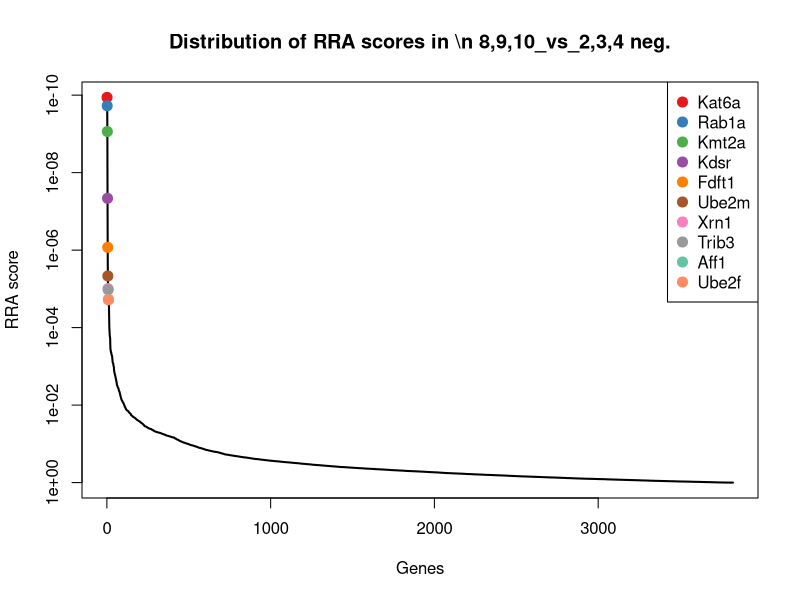
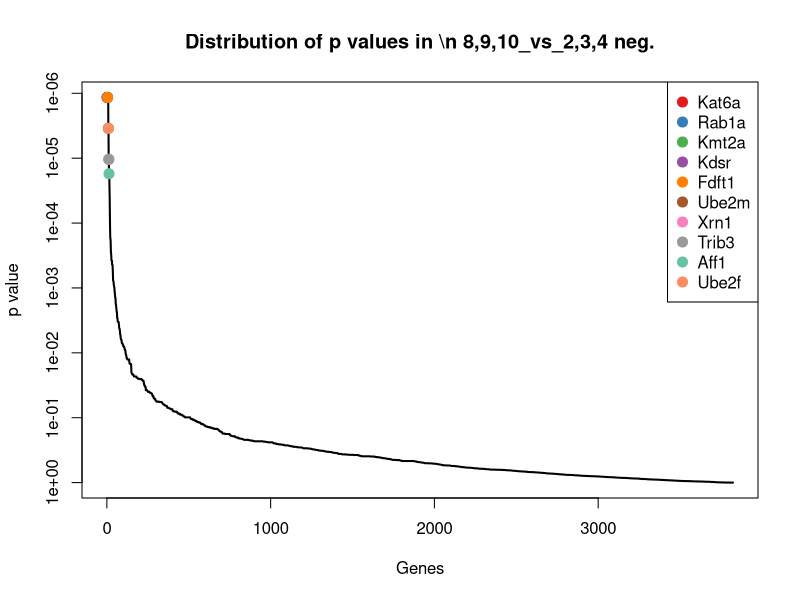
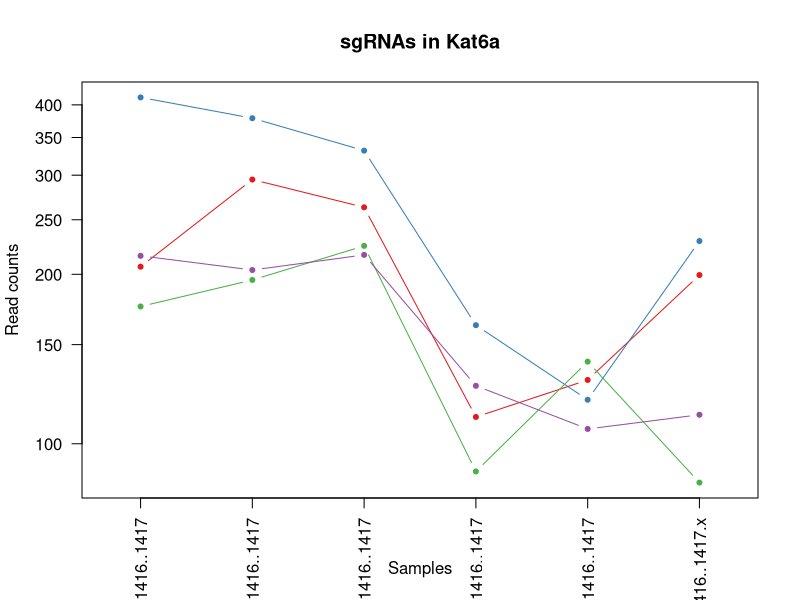
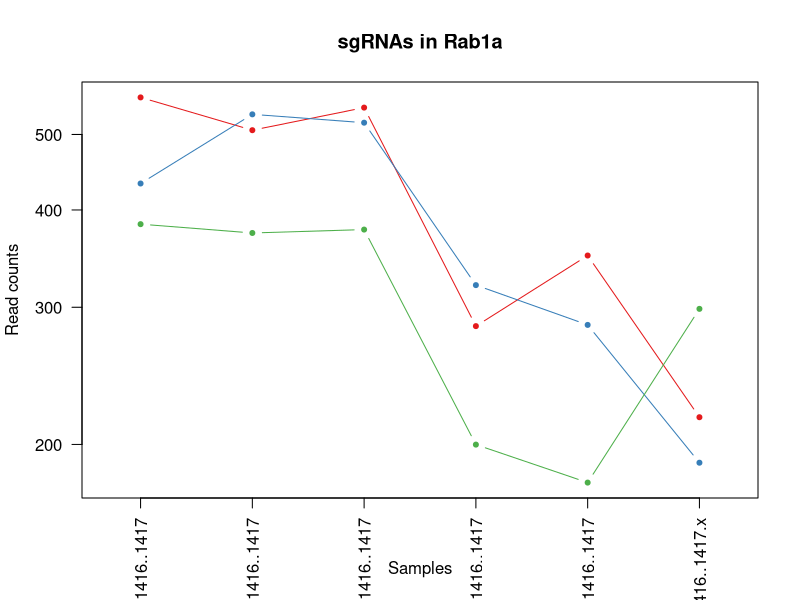
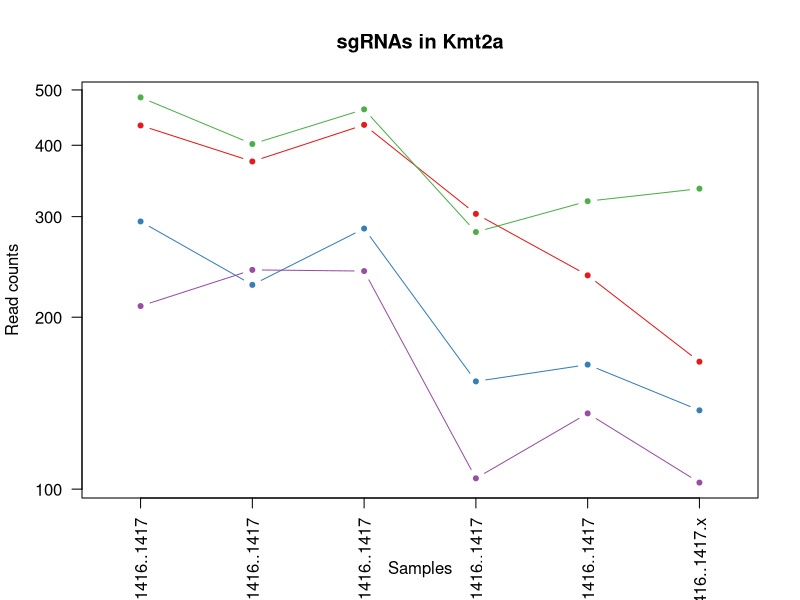
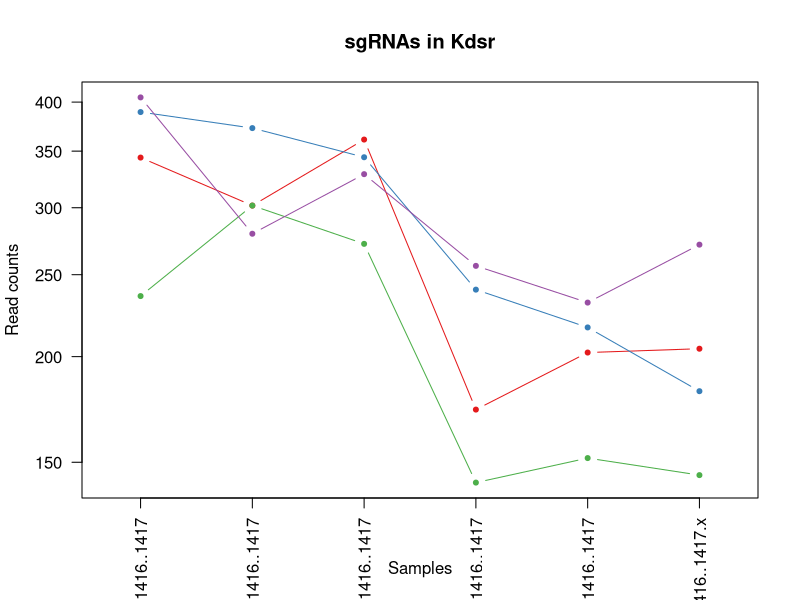
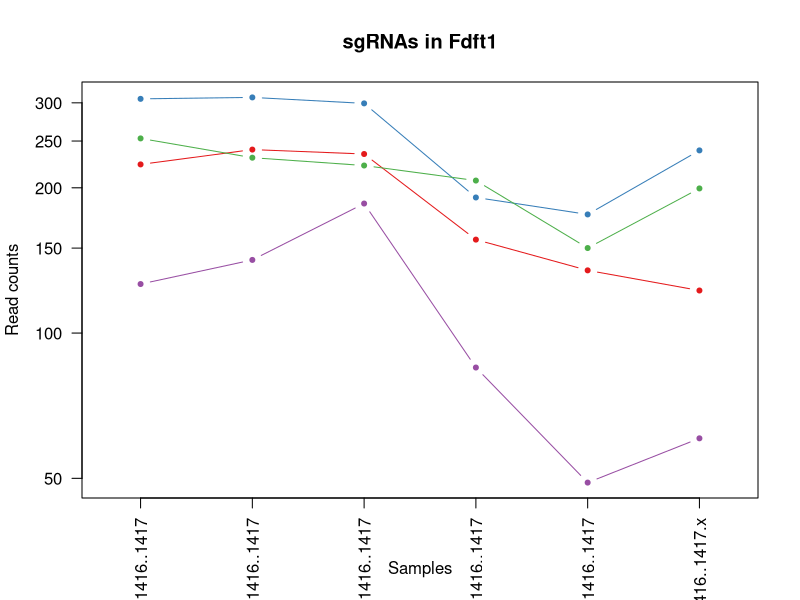
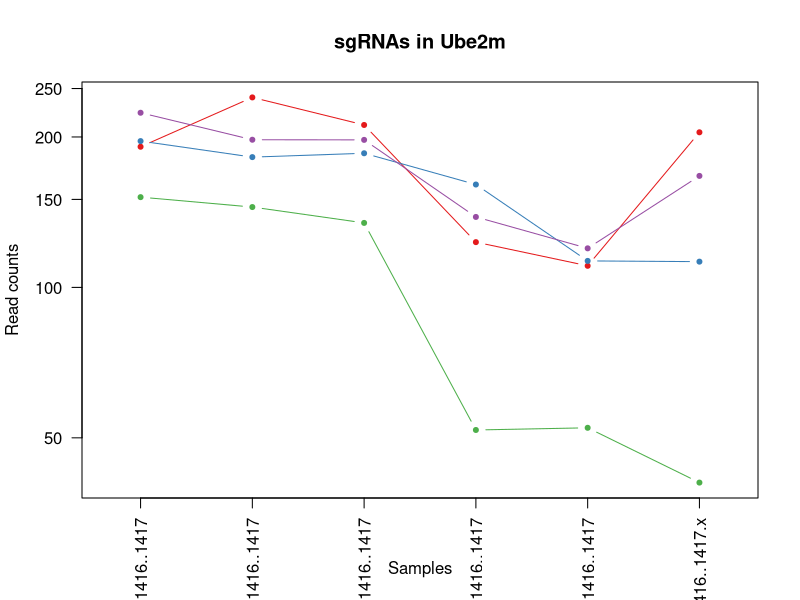

Write R code to recreate these figures, in order. (Note: this script raises an error after producing the figures.)
pdf(file='invitro.poolB_mCD19.CAR_ET.1.10_v_hEGFRv3.CAR_ET.1.10.pdf',width=4.5,height=4.5);
gstable=read.table('invitro.poolB_mCD19.CAR_ET.1.10_v_hEGFRv3.CAR_ET.1.10.gene_summary.txt',header=T)
# 
#
# parameters
# Do not modify the variables beginning with "__"

# gstablename='__GENE_SUMMARY_FILE__'
startindex=3
# outputfile='__OUTPUT_FILE__'
targetgenelist=c("Kat6a","Rab1a","Kmt2a","Kdsr","Fdft1","Ube2m","Xrn1","Trib3","Aff1","Ube2f")
# samplelabel=sub('.\\w+.\\w+$','',colnames(gstable)[startindex]);
samplelabel='8,9,10_vs_2,3,4 neg.'


# You need to write some codes in front of this code:
# gstable=read.table(gstablename,header=T)
# pdf(file=outputfile,width=6,height=6)


# set up color using RColorBrewer
#library(RColorBrewer)
#colors <- brewer.pal(length(targetgenelist), "Set1")

colors=c( "#E41A1C", "#377EB8", "#4DAF4A", "#984EA3", "#FF7F00",  "#A65628", "#F781BF",
          "#999999", "#66C2A5", "#FC8D62", "#8DA0CB", "#E78AC3", "#A6D854", "#FFD92F", "#E5C494", "#B3B3B3", 
          "#8DD3C7", "#FFFFB3", "#BEBADA", "#FB8072", "#80B1D3", "#FDB462", "#B3DE69", "#FCCDE5",
          "#D9D9D9", "#BC80BD", "#CCEBC5", "#FFED6F")

######
# function definition

plotrankedvalues<-function(val, tglist, ...){
  
  plot(val,log='y',ylim=c(max(val),min(val)),type='l',lwd=2, ...)
  if(length(tglist)>0){
    for(i in 1:length(tglist)){
      targetgene=tglist[i];
      tx=which(names(val)==targetgene);ty=val[targetgene];
      points(tx,ty,col=colors[(i %% length(colors)) ],cex=2,pch=20)
      # text(tx+50,ty,targetgene,col=colors[i])
    }
    legend('topright',tglist,pch=20,pt.cex = 2,cex=1,col=colors)
  }
}



plotrandvalues<-function(val,targetgenelist, ...){
  # choose the one with the best distance distribution
  
  mindiffvalue=0;
  randval=val;
  for(i in 1:20){
    randval0=sample(val)
    vindex=sort(which(names(randval0) %in% targetgenelist))
    if(max(vindex)>0.9*length(val)){
      # print('pass...')
      next;
    }
    mindiffind=min(diff(vindex));
    if (mindiffind > mindiffvalue){
      mindiffvalue=mindiffind;
      randval=randval0;
      # print(paste('Diff: ',mindiffvalue))
    }
  }
  plot(randval,log='y',ylim=c(max(randval),min(randval)),pch=20,col='grey', ...)
  
  if(length(targetgenelist)>0){
    for(i in 1:length(targetgenelist)){
      targetgene=targetgenelist[i];
      tx=which(names(randval)==targetgene);ty=randval[targetgene];
      points(tx,ty,col=colors[(i %% length(colors)) ],cex=2,pch=20)
      text(tx+50,ty,targetgene,col=colors[i])
    }
  }
  
}




# set.seed(1235)



pvec=gstable[,startindex]
names(pvec)=gstable[,'id']
pvec=sort(pvec);

plotrankedvalues(pvec,targetgenelist,xlab='Genes',ylab='RRA score',main=paste('Distribution of RRA scores in \\n',samplelabel))

# plotrandvalues(pvec,targetgenelist,xlab='Genes',ylab='RRA score',main=paste('Distribution of RRA scores in \\n',samplelabel))


pvec=gstable[,startindex+1]
names(pvec)=gstable[,'id']
pvec=sort(pvec);

plotrankedvalues(pvec,targetgenelist,xlab='Genes',ylab='p value',main=paste('Distribution of p values in \\n',samplelabel))

# plotrandvalues(pvec,targetgenelist,xlab='Genes',ylab='p value',main=paste('Distribution of p values in \\n',samplelabel))



# you need to write after this code:
# dev.off()






# parameters
# Do not modify the variables beginning with "__"
targetmat=list(c(205.32166330542046,293.68957485130227,262.039875546315,110.59627948167856,128.82736325822617,198.39535386578345),c(411.36375349963185,377.74555661908875,330.68694153450457,161.43489182406307,118.72325633601237,228.15465694565097),c(174.34330708740964,194.4427530050001,223.65656983248857,88.29864248940466,138.93147018044002,84.31802539295796),c(214.68721285970278,202.54453438020846,215.5370243930253,125.75867263642482,105.25111377306061,111.59738654950318))
targetgene="Kat6a"
collabel=c("In.vitro_Pool.B..9.16._hEGFRv3.CAR_ET.1.10_rep1_1410..1411..1412..1413..1414..1415..1416..1417","In.vitro_Pool.B..9.16._hEGFRv3.CAR_ET.1.10_rep2_1410..1411..1412..1413..1414..1415..1416..1417","In.vitro_Pool.B..9.16._hEGFRv3.CAR_ET.1.10_rep3_1410..1411..1412..1413..1414..1415..1416..1417","In.vitro_Pool.B..9.16._mCD19.CAR_ET.1.10_rep1_1410..1411..1412..1413..1414..1415..1416..1417","In.vitro_Pool.B..9.16._mCD19.CAR_ET.1.10_rep2_1410..1411..1412..1413..1414..1415..1416..1417","In.vitro_Pool.B..9.16._mCD19.CAR_ET.1.10_rep3_1410..1411..1412..1413..1414..1415..1416..1417.x")

# set up color using RColorBrewer
#library(RColorBrewer)
#colors <- brewer.pal(length(targetgenelist), "Set1")

colors=c( "#E41A1C", "#377EB8", "#4DAF4A", "#984EA3", "#FF7F00",  "#A65628", "#F781BF",
          "#999999", "#66C2A5", "#FC8D62", "#8DA0CB", "#E78AC3", "#A6D854", "#FFD92F", "#E5C494", "#B3B3B3", 
          "#8DD3C7", "#FFFFB3", "#BEBADA", "#FB8072", "#80B1D3", "#FDB462", "#B3DE69", "#FCCDE5",
          "#D9D9D9", "#BC80BD", "#CCEBC5", "#FFED6F")


## code

targetmatvec=unlist(targetmat)+1
yrange=range(targetmatvec[targetmatvec>0]);
# yrange[1]=1; # set the minimum value to 1
for(i in 1:length(targetmat)){
  vali=targetmat[[i]]+1;
  if(i==1){
    plot(1:length(vali),vali,type='b',las=1,pch=20,main=paste('sgRNAs in',targetgene),ylab='Read counts',xlab='Samples',xlim=c(0.7,length(vali)+0.3),ylim = yrange,col=colors[(i %% length(colors))],xaxt='n',log='y')
    axis(1,at=1:length(vali),labels=(collabel),las=2)
    # lines(0:100,rep(1,101),col='black');
  }else{
    lines(1:length(vali),vali,type='b',pch=20,col=colors[(i %% length(colors))])
  }
}




# parameters
# Do not modify the variables beginning with "__"
targetmat=list(c(556.8899850354036,505.34861327862006,540.3188419715566,282.7340370620331,348.59168881637675,215.75494732903948),c(431.53570638577844,529.6539574042451,516.6983461476634,319.3021617293623,283.75700273217143,188.47558617249427),c(382.5466779479939,372.68194325958353,376.4516521932976,198.89492197108322,177.6638800489263,297.59303079867516))
targetgene="Rab1a"
collabel=c("In.vitro_Pool.B..9.16._hEGFRv3.CAR_ET.1.10_rep1_1410..1411..1412..1413..1414..1415..1416..1417","In.vitro_Pool.B..9.16._hEGFRv3.CAR_ET.1.10_rep2_1410..1411..1412..1413..1414..1415..1416..1417","In.vitro_Pool.B..9.16._hEGFRv3.CAR_ET.1.10_rep3_1410..1411..1412..1413..1414..1415..1416..1417","In.vitro_Pool.B..9.16._mCD19.CAR_ET.1.10_rep1_1410..1411..1412..1413..1414..1415..1416..1417","In.vitro_Pool.B..9.16._mCD19.CAR_ET.1.10_rep2_1410..1411..1412..1413..1414..1415..1416..1417","In.vitro_Pool.B..9.16._mCD19.CAR_ET.1.10_rep3_1410..1411..1412..1413..1414..1415..1416..1417.x")

# set up color using RColorBrewer
#library(RColorBrewer)
#colors <- brewer.pal(length(targetgenelist), "Set1")

colors=c( "#E41A1C", "#377EB8", "#4DAF4A", "#984EA3", "#FF7F00",  "#A65628", "#F781BF",
          "#999999", "#66C2A5", "#FC8D62", "#8DA0CB", "#E78AC3", "#A6D854", "#FFD92F", "#E5C494", "#B3B3B3", 
          "#8DD3C7", "#FFFFB3", "#BEBADA", "#FB8072", "#80B1D3", "#FDB462", "#B3DE69", "#FCCDE5",
          "#D9D9D9", "#BC80BD", "#CCEBC5", "#FFED6F")


## code

targetmatvec=unlist(targetmat)+1
yrange=range(targetmatvec[targetmatvec>0]);
# yrange[1]=1; # set the minimum value to 1
for(i in 1:length(targetmat)){
  vali=targetmat[[i]]+1;
  if(i==1){
    plot(1:length(vali),vali,type='b',las=1,pch=20,main=paste('sgRNAs in',targetgene),ylab='Read counts',xlab='Samples',xlim=c(0.7,length(vali)+0.3),ylim = yrange,col=colors[(i %% length(colors))],xaxt='n',log='y')
    axis(1,at=1:length(vali),labels=(collabel),las=2)
    # lines(0:100,rep(1,101),col='black');
  }else{
    lines(1:length(vali),vali,type='b',pch=20,col=colors[(i %% length(colors))])
  }
}




# parameters
# Do not modify the variables beginning with "__"
targetmat=list(c(432.2561332745694,373.6946659314846,433.2884702695406,302.3559576152341,235.76249485165576,166.15610886259364),c(293.2137437379162,226.84987850583346,284.92223087571153,153.40774250684444,164.19173748597456,136.39680578272612),c(484.1268692675177,401.03817807281274,461.33780906041375,280.9502261026512,318.2793680497353,334.79215964850954),c(208.20337086058424,241.02799591244806,239.89566071141513,103.46103564415091,134.72142562951757,101.67761885621401))
targetgene="Kmt2a"
collabel=c("In.vitro_Pool.B..9.16._hEGFRv3.CAR_ET.1.10_rep1_1410..1411..1412..1413..1414..1415..1416..1417","In.vitro_Pool.B..9.16._hEGFRv3.CAR_ET.1.10_rep2_1410..1411..1412..1413..1414..1415..1416..1417","In.vitro_Pool.B..9.16._hEGFRv3.CAR_ET.1.10_rep3_1410..1411..1412..1413..1414..1415..1416..1417","In.vitro_Pool.B..9.16._mCD19.CAR_ET.1.10_rep1_1410..1411..1412..1413..1414..1415..1416..1417","In.vitro_Pool.B..9.16._mCD19.CAR_ET.1.10_rep2_1410..1411..1412..1413..1414..1415..1416..1417","In.vitro_Pool.B..9.16._mCD19.CAR_ET.1.10_rep3_1410..1411..1412..1413..1414..1415..1416..1417.x")

# set up color using RColorBrewer
#library(RColorBrewer)
#colors <- brewer.pal(length(targetgenelist), "Set1")

colors=c( "#E41A1C", "#377EB8", "#4DAF4A", "#984EA3", "#FF7F00",  "#A65628", "#F781BF",
          "#999999", "#66C2A5", "#FC8D62", "#8DA0CB", "#E78AC3", "#A6D854", "#FFD92F", "#E5C494", "#B3B3B3", 
          "#8DD3C7", "#FFFFB3", "#BEBADA", "#FB8072", "#80B1D3", "#FDB462", "#B3DE69", "#FCCDE5",
          "#D9D9D9", "#BC80BD", "#CCEBC5", "#FFED6F")


## code

targetmatvec=unlist(targetmat)+1
yrange=range(targetmatvec[targetmatvec>0]);
# yrange[1]=1; # set the minimum value to 1
for(i in 1:length(targetmat)){
  vali=targetmat[[i]]+1;
  if(i==1){
    plot(1:length(vali),vali,type='b',las=1,pch=20,main=paste('sgRNAs in',targetgene),ylab='Read counts',xlab='Samples',xlim=c(0.7,length(vali)+0.3),ylim = yrange,col=colors[(i %% length(colors))],xaxt='n',log='y')
    axis(1,at=1:length(vali),labels=(collabel),las=2)
    # lines(0:100,rep(1,101),col='black');
  }else{
    lines(1:length(vali),vali,type='b',pch=20,col=colors[(i %% length(colors))])
  }
}




# parameters
# Do not modify the variables beginning with "__"
targetmat=list(c(342.9231990644917,300.77863355460954,360.21256131437104,172.13775758035453,201.2401295340919,203.35523771242802),c(388.3100930583215,371.6692205876825,343.2353299409478,239.03066855717626,215.55428100722813,181.0357604025274),c(234.85916574584937,300.77863355460954,270.89756148027493,140.92106579117106,150.71959492302278,143.836631552693),c(404.15948461172235,278.49873477278663,327.7343795565179,255.08496719161346,230.71044139054885,270.3136696421299))
targetgene="Kdsr"
collabel=c("In.vitro_Pool.B..9.16._hEGFRv3.CAR_ET.1.10_rep1_1410..1411..1412..1413..1414..1415..1416..1417","In.vitro_Pool.B..9.16._hEGFRv3.CAR_ET.1.10_rep2_1410..1411..1412..1413..1414..1415..1416..1417","In.vitro_Pool.B..9.16._hEGFRv3.CAR_ET.1.10_rep3_1410..1411..1412..1413..1414..1415..1416..1417","In.vitro_Pool.B..9.16._mCD19.CAR_ET.1.10_rep1_1410..1411..1412..1413..1414..1415..1416..1417","In.vitro_Pool.B..9.16._mCD19.CAR_ET.1.10_rep2_1410..1411..1412..1413..1414..1415..1416..1417","In.vitro_Pool.B..9.16._mCD19.CAR_ET.1.10_rep3_1410..1411..1412..1413..1414..1415..1416..1417.x")

# set up color using RColorBrewer
#library(RColorBrewer)
#colors <- brewer.pal(length(targetgenelist), "Set1")

colors=c( "#E41A1C", "#377EB8", "#4DAF4A", "#984EA3", "#FF7F00",  "#A65628", "#F781BF",
          "#999999", "#66C2A5", "#FC8D62", "#8DA0CB", "#E78AC3", "#A6D854", "#FFD92F", "#E5C494", "#B3B3B3", 
          "#8DD3C7", "#FFFFB3", "#BEBADA", "#FB8072", "#80B1D3", "#FDB462", "#B3DE69", "#FCCDE5",
          "#D9D9D9", "#BC80BD", "#CCEBC5", "#FFED6F")


## code

targetmatvec=unlist(targetmat)+1
yrange=range(targetmatvec[targetmatvec>0]);
# yrange[1]=1; # set the minimum value to 1
for(i in 1:length(targetmat)){
  vali=targetmat[[i]]+1;
  if(i==1){
    plot(1:length(vali),vali,type='b',las=1,pch=20,main=paste('sgRNAs in',targetgene),ylab='Read counts',xlab='Samples',xlim=c(0.7,length(vali)+0.3),ylim = yrange,col=colors[(i %% length(colors))],xaxt='n',log='y')
    axis(1,at=1:length(vali),labels=(collabel),las=2)
    # lines(0:100,rep(1,101),col='black');
  }else{
    lines(1:length(vali),vali,type='b',pch=20,col=colors[(i %% length(colors))])
  }
}




# parameters
# Do not modify the variables beginning with "__"
targetmat=list(c(222.61190863640323,239.00255056864597,233.99053675544184,155.19155346622637,133.8794167193331,121.51715424279236),c(304.7405739585714,306.8549695860158,298.20875977665145,189.97586717417366,175.13785331837286,238.07442463894012),c(252.14941107683214,229.88804652153658,221.4421483489986,206.03016580861086,149.03557710265383,198.39535386578345),c(125.35427864962512,140.76845139424486,184.5351236241655,83.83911509094987,47.994507880515634,59.51860615973503))
targetgene="Fdft1"
collabel=c("In.vitro_Pool.B..9.16._hEGFRv3.CAR_ET.1.10_rep1_1410..1411..1412..1413..1414..1415..1416..1417","In.vitro_Pool.B..9.16._hEGFRv3.CAR_ET.1.10_rep2_1410..1411..1412..1413..1414..1415..1416..1417","In.vitro_Pool.B..9.16._hEGFRv3.CAR_ET.1.10_rep3_1410..1411..1412..1413..1414..1415..1416..1417","In.vitro_Pool.B..9.16._mCD19.CAR_ET.1.10_rep1_1410..1411..1412..1413..1414..1415..1416..1417","In.vitro_Pool.B..9.16._mCD19.CAR_ET.1.10_rep2_1410..1411..1412..1413..1414..1415..1416..1417","In.vitro_Pool.B..9.16._mCD19.CAR_ET.1.10_rep3_1410..1411..1412..1413..1414..1415..1416..1417.x")

# set up color using RColorBrewer
#library(RColorBrewer)
#colors <- brewer.pal(length(targetgenelist), "Set1")

colors=c( "#E41A1C", "#377EB8", "#4DAF4A", "#984EA3", "#FF7F00",  "#A65628", "#F781BF",
          "#999999", "#66C2A5", "#FC8D62", "#8DA0CB", "#E78AC3", "#A6D854", "#FFD92F", "#E5C494", "#B3B3B3", 
          "#8DD3C7", "#FFFFB3", "#BEBADA", "#FB8072", "#80B1D3", "#FDB462", "#B3DE69", "#FCCDE5",
          "#D9D9D9", "#BC80BD", "#CCEBC5", "#FFED6F")


## code

targetmatvec=unlist(targetmat)+1
yrange=range(targetmatvec[targetmatvec>0]);
# yrange[1]=1; # set the minimum value to 1
for(i in 1:length(targetmat)){
  vali=targetmat[[i]]+1;
  if(i==1){
    plot(1:length(vali),vali,type='b',las=1,pch=20,main=paste('sgRNAs in',targetgene),ylab='Read counts',xlab='Samples',xlim=c(0.7,length(vali)+0.3),ylim = yrange,col=colors[(i %% length(colors))],xaxt='n',log='y')
    axis(1,at=1:length(vali),labels=(collabel),las=2)
    # lines(0:100,rep(1,101),col='black');
  }else{
    lines(1:length(vali),vali,type='b',pch=20,col=colors[(i %% length(colors))])
  }
}




# parameters
# Do not modify the variables beginning with "__"
targetmat=list(c(190.19269864081053,239.00255056864597,210.37004093154866,122.19105071766099,109.46115832398303,203.35523771242802),c(195.23568686234717,181.27735827028656,184.5351236241655,159.65108086468115,111.98718505453648,111.59738654950318),c(150.56921975730833,143.806619409948,133.60342950389582,50.8386123423845,51.36254352125358,39.67907077315669),c(222.61190863640323,196.4681983488022,196.34537153611208,137.35344387240724,118.72325633601237,166.15610886259364))
targetgene="Ube2m"
collabel=c("In.vitro_Pool.B..9.16._hEGFRv3.CAR_ET.1.10_rep1_1410..1411..1412..1413..1414..1415..1416..1417","In.vitro_Pool.B..9.16._hEGFRv3.CAR_ET.1.10_rep2_1410..1411..1412..1413..1414..1415..1416..1417","In.vitro_Pool.B..9.16._hEGFRv3.CAR_ET.1.10_rep3_1410..1411..1412..1413..1414..1415..1416..1417","In.vitro_Pool.B..9.16._mCD19.CAR_ET.1.10_rep1_1410..1411..1412..1413..1414..1415..1416..1417","In.vitro_Pool.B..9.16._mCD19.CAR_ET.1.10_rep2_1410..1411..1412..1413..1414..1415..1416..1417","In.vitro_Pool.B..9.16._mCD19.CAR_ET.1.10_rep3_1410..1411..1412..1413..1414..1415..1416..1417.x")

# set up color using RColorBrewer
#library(RColorBrewer)
#colors <- brewer.pal(length(targetgenelist), "Set1")

colors=c( "#E41A1C", "#377EB8", "#4DAF4A", "#984EA3", "#FF7F00",  "#A65628", "#F781BF",
          "#999999", "#66C2A5", "#FC8D62", "#8DA0CB", "#E78AC3", "#A6D854", "#FFD92F", "#E5C494", "#B3B3B3", 
          "#8DD3C7", "#FFFFB3", "#BEBADA", "#FB8072", "#80B1D3", "#FDB462", "#B3DE69", "#FCCDE5",
          "#D9D9D9", "#BC80BD", "#CCEBC5", "#FFED6F")


## code

targetmatvec=unlist(targetmat)+1
yrange=range(targetmatvec[targetmatvec>0]);
# yrange[1]=1; # set the minimum value to 1
for(i in 1:length(targetmat)){
  vali=targetmat[[i]]+1;
  if(i==1){
    plot(1:length(vali),vali,type='b',las=1,pch=20,main=paste('sgRNAs in',targetgene),ylab='Read counts',xlab='Samples',xlim=c(0.7,length(vali)+0.3),ylim = yrange,col=colors[(i %% length(colors))],xaxt='n',log='y')
    axis(1,at=1:length(vali),labels=(collabel),las=2)
    # lines(0:100,rep(1,101),col='black');
  }else{
    lines(1:length(vali),vali,type='b',pch=20,col=colors[(i %% length(colors))])
  }
}




# parameters
# Do not modify the variables beginning with "__"
targetmat=list(c(447.38509793917933,406.10179143231795,434.02661076403723,346.059326120091,323.3314215108422,250.4741342555516),c(625.3305394705437,582.3155363430993,640.7059492231026,463.7908494392972,459.7368649607287,411.6703592715006),c(246.38599596650454,279.51145744468766,333.6395035124912,258.6525891103773,187.76798697114012,208.31512155907262),c(263.6762412974873,261.2824493504689,295.2561977986648,198.89492197108322,241.65655722294716,151.27645732265987))
targetgene="Xrn1"
collabel=c("In.vitro_Pool.B..9.16._hEGFRv3.CAR_ET.1.10_rep1_1410..1411..1412..1413..1414..1415..1416..1417","In.vitro_Pool.B..9.16._hEGFRv3.CAR_ET.1.10_rep2_1410..1411..1412..1413..1414..1415..1416..1417","In.vitro_Pool.B..9.16._hEGFRv3.CAR_ET.1.10_rep3_1410..1411..1412..1413..1414..1415..1416..1417","In.vitro_Pool.B..9.16._mCD19.CAR_ET.1.10_rep1_1410..1411..1412..1413..1414..1415..1416..1417","In.vitro_Pool.B..9.16._mCD19.CAR_ET.1.10_rep2_1410..1411..1412..1413..1414..1415..1416..1417","In.vitro_Pool.B..9.16._mCD19.CAR_ET.1.10_rep3_1410..1411..1412..1413..1414..1415..1416..1417.x")

# set up color using RColorBrewer
#library(RColorBrewer)
#colors <- brewer.pal(length(targetgenelist), "Set1")

colors=c( "#E41A1C", "#377EB8", "#4DAF4A", "#984EA3", "#FF7F00",  "#A65628", "#F781BF",
          "#999999", "#66C2A5", "#FC8D62", "#8DA0CB", "#E78AC3", "#A6D854", "#FFD92F", "#E5C494", "#B3B3B3", 
          "#8DD3C7", "#FFFFB3", "#BEBADA", "#FB8072", "#80B1D3", "#FDB462", "#B3DE69", "#FCCDE5",
          "#D9D9D9", "#BC80BD", "#CCEBC5", "#FFED6F")


## code

targetmatvec=unlist(targetmat)+1
yrange=range(targetmatvec[targetmatvec>0]);
# yrange[1]=1; # set the minimum value to 1
for(i in 1:length(targetmat)){
  vali=targetmat[[i]]+1;
  if(i==1){
    plot(1:length(vali),vali,type='b',las=1,pch=20,main=paste('sgRNAs in',targetgene),ylab='Read counts',xlab='Samples',xlim=c(0.7,length(vali)+0.3),ylim = yrange,col=colors[(i %% length(colors))],xaxt='n',log='y')
    axis(1,at=1:length(vali),labels=(collabel),las=2)
    # lines(0:100,rep(1,101),col='black');
  }else{
    lines(1:length(vali),vali,type='b',pch=20,col=colors[(i %% length(colors))])
  }
}




# parameters
# Do not modify the variables beginning with "__"
targetmat=list(c(497.8149801545457,390.9109513538023,479.79132142283026,361.22171927483726,424.3724907329804,597.6660035206726),c(349.4070410636102,341.28754043065123,413.3586769181307,208.70588224768375,244.18258395350063,342.2319854184764),c(408.48204594446804,381.7964473066929,426.6452058190706,253.30115623223153,274.4949047201421,324.8723919552204),c(335.7189301765822,347.3638764620575,259.82545406282503,211.3815986867566,292.17709183401627,166.15610886259364))
targetgene="Trib3"
collabel=c("In.vitro_Pool.B..9.16._hEGFRv3.CAR_ET.1.10_rep1_1410..1411..1412..1413..1414..1415..1416..1417","In.vitro_Pool.B..9.16._hEGFRv3.CAR_ET.1.10_rep2_1410..1411..1412..1413..1414..1415..1416..1417","In.vitro_Pool.B..9.16._hEGFRv3.CAR_ET.1.10_rep3_1410..1411..1412..1413..1414..1415..1416..1417","In.vitro_Pool.B..9.16._mCD19.CAR_ET.1.10_rep1_1410..1411..1412..1413..1414..1415..1416..1417","In.vitro_Pool.B..9.16._mCD19.CAR_ET.1.10_rep2_1410..1411..1412..1413..1414..1415..1416..1417","In.vitro_Pool.B..9.16._mCD19.CAR_ET.1.10_rep3_1410..1411..1412..1413..1414..1415..1416..1417.x")

# set up color using RColorBrewer
#library(RColorBrewer)
#colors <- brewer.pal(length(targetgenelist), "Set1")

colors=c( "#E41A1C", "#377EB8", "#4DAF4A", "#984EA3", "#FF7F00",  "#A65628", "#F781BF",
          "#999999", "#66C2A5", "#FC8D62", "#8DA0CB", "#E78AC3", "#A6D854", "#FFD92F", "#E5C494", "#B3B3B3", 
          "#8DD3C7", "#FFFFB3", "#BEBADA", "#FB8072", "#80B1D3", "#FDB462", "#B3DE69", "#FCCDE5",
          "#D9D9D9", "#BC80BD", "#CCEBC5", "#FFED6F")


## code

targetmatvec=unlist(targetmat)+1
yrange=range(targetmatvec[targetmatvec>0]);
# yrange[1]=1; # set the minimum value to 1
for(i in 1:length(targetmat)){
  vali=targetmat[[i]]+1;
  if(i==1){
    plot(1:length(vali),vali,type='b',las=1,pch=20,main=paste('sgRNAs in',targetgene),ylab='Read counts',xlab='Samples',xlim=c(0.7,length(vali)+0.3),ylim = yrange,col=colors[(i %% length(colors))],xaxt='n',log='y')
    axis(1,at=1:length(vali),labels=(collabel),las=2)
    # lines(0:100,rep(1,101),col='black');
  }else{
    lines(1:length(vali),vali,type='b',pch=20,col=colors[(i %% length(colors))])
  }
}




# parameters
# Do not modify the variables beginning with "__"
targetmat=list(c(825.6092145544275,713.9694836902348,724.1158251012254,620.7662138649055,566.6719965541583,818.3808346963567),c(319.1491117343904,393.9491193695054,397.11958603920414,268.4635493869778,261.8647710673748,334.79215964850954),c(218.28934730365754,227.86260117773452,219.96586736000526,119.51533427858813,125.45932761748824,148.79651539933758),c(198.83782130630192,176.21374491078134,209.631900437052,105.24484660353282,126.30133652767273,138.8767477060484))
targetgene="Aff1"
collabel=c("In.vitro_Pool.B..9.16._hEGFRv3.CAR_ET.1.10_rep1_1410..1411..1412..1413..1414..1415..1416..1417","In.vitro_Pool.B..9.16._hEGFRv3.CAR_ET.1.10_rep2_1410..1411..1412..1413..1414..1415..1416..1417","In.vitro_Pool.B..9.16._hEGFRv3.CAR_ET.1.10_rep3_1410..1411..1412..1413..1414..1415..1416..1417","In.vitro_Pool.B..9.16._mCD19.CAR_ET.1.10_rep1_1410..1411..1412..1413..1414..1415..1416..1417","In.vitro_Pool.B..9.16._mCD19.CAR_ET.1.10_rep2_1410..1411..1412..1413..1414..1415..1416..1417","In.vitro_Pool.B..9.16._mCD19.CAR_ET.1.10_rep3_1410..1411..1412..1413..1414..1415..1416..1417.x")

# set up color using RColorBrewer
#library(RColorBrewer)
#colors <- brewer.pal(length(targetgenelist), "Set1")

colors=c( "#E41A1C", "#377EB8", "#4DAF4A", "#984EA3", "#FF7F00",  "#A65628", "#F781BF",
          "#999999", "#66C2A5", "#FC8D62", "#8DA0CB", "#E78AC3", "#A6D854", "#FFD92F", "#E5C494", "#B3B3B3", 
          "#8DD3C7", "#FFFFB3", "#BEBADA", "#FB8072", "#80B1D3", "#FDB462", "#B3DE69", "#FCCDE5",
          "#D9D9D9", "#BC80BD", "#CCEBC5", "#FFED6F")


## code

targetmatvec=unlist(targetmat)+1
yrange=range(targetmatvec[targetmatvec>0]);
# yrange[1]=1; # set the minimum value to 1
for(i in 1:length(targetmat)){
  vali=targetmat[[i]]+1;
  if(i==1){
    plot(1:length(vali),vali,type='b',las=1,pch=20,main=paste('sgRNAs in',targetgene),ylab='Read counts',xlab='Samples',xlim=c(0.7,length(vali)+0.3),ylim = yrange,col=colors[(i %% length(colors))],xaxt='n',log='y')
    axis(1,at=1:length(vali),labels=(collabel),las=2)
    # lines(0:100,rep(1,101),col='black');
  }else{
    lines(1:length(vali),vali,type='b',pch=20,col=colors[(i %% length(colors))])
  }
}




# parameters
# Do not modify the variables beginning with "__"
targetmat=list(c(348.6866141748193,326.0967003521356,438.4554537310172,194.43539457262844,302.2811987562301,255.43401810219618),c(120.31129042808848,204.56997972401052,190.4402475801388,110.59627948167856,122.93330088693479,173.5959346325605),c(252.14941107683214,282.5496254603908,305.59016472161807,182.84062333664602,149.8775860128383,163.67616693927133))
targetgene="Ube2f"
collabel=c("In.vitro_Pool.B..9.16._hEGFRv3.CAR_ET.1.10_rep1_1410..1411..1412..1413..1414..1415..1416..1417","In.vitro_Pool.B..9.16._hEGFRv3.CAR_ET.1.10_rep2_1410..1411..1412..1413..1414..1415..1416..1417","In.vitro_Pool.B..9.16._hEGFRv3.CAR_ET.1.10_rep3_1410..1411..1412..1413..1414..1415..1416..1417","In.vitro_Pool.B..9.16._mCD19.CAR_ET.1.10_rep1_1410..1411..1412..1413..1414..1415..1416..1417","In.vitro_Pool.B..9.16._mCD19.CAR_ET.1.10_rep2_1410..1411..1412..1413..1414..1415..1416..1417","In.vitro_Pool.B..9.16._mCD19.CAR_ET.1.10_rep3_1410..1411..1412..1413..1414..1415..1416..1417.x")

# set up color using RColorBrewer
#library(RColorBrewer)
#colors <- brewer.pal(length(targetgenelist), "Set1")

colors=c( "#E41A1C", "#377EB8", "#4DAF4A", "#984EA3", "#FF7F00",  "#A65628", "#F781BF",
          "#999999", "#66C2A5", "#FC8D62", "#8DA0CB", "#E78AC3", "#A6D854", "#FFD92F", "#E5C494", "#B3B3B3", 
          "#8DD3C7", "#FFFFB3", "#BEBADA", "#FB8072", "#80B1D3", "#FDB462", "#B3DE69", "#FCCDE5",
          "#D9D9D9", "#BC80BD", "#CCEBC5", "#FFED6F")


## code

targetmatvec=unlist(targetmat)+1
yrange=range(targetmatvec[targetmatvec>0]);
# yrange[1]=1; # set the minimum value to 1
for(i in 1:length(targetmat)){
  vali=targetmat[[i]]+1;
  if(i==1){
    plot(1:length(vali),vali,type='b',las=1,pch=20,main=paste('sgRNAs in',targetgene),ylab='Read counts',xlab='Samples',xlim=c(0.7,length(vali)+0.3),ylim = yrange,col=colors[(i %% length(colors))],xaxt='n',log='y')
    axis(1,at=1:length(vali),labels=(collabel),las=2)
    # lines(0:100,rep(1,101),col='black');
  }else{
    lines(1:length(vali),vali,type='b',pch=20,col=colors[(i %% length(colors))])
  }
}



# 
#
# parameters
# Do not modify the variables beginning with "__"

# gstablename='__GENE_SUMMARY_FILE__'
startindex=9
# outputfile='__OUTPUT_FILE__'
targetgenelist=c("Irf8","Cnot8","Ints10","E130309D02Rik","Edc4","Hcfc2","Dgkd","Cnot9","Zfp36l2","Dcp1a")
# samplelabel=sub('.\\w+.\\w+$','',colnames(gstable)[startindex]);
samplelabel='8,9,10_vs_2,3,4 pos.'


# You need to write some codes in front of this code:
# gstable=read.table(gstablename,header=T)
# pdf(file=outputfile,width=6,height=6)


# set up color using RColorBrewer
#library(RColorBrewer)
#colors <- brewer.pal(length(targetgenelist), "Set1")

colors=c( "#E41A1C", "#377EB8", "#4DAF4A", "#984EA3", "#FF7F00",  "#A65628", "#F781BF",
          "#999999", "#66C2A5", "#FC8D62", "#8DA0CB", "#E78AC3", "#A6D854", "#FFD92F", "#E5C494", "#B3B3B3", 
          "#8DD3C7", "#FFFFB3", "#BEBADA", "#FB8072", "#80B1D3", "#FDB462", "#B3DE69", "#FCCDE5",
          "#D9D9D9", "#BC80BD", "#CCEBC5", "#FFED6F")

######
# function definition

plotrankedvalues<-function(val, tglist, ...){
  
  plot(val,log='y',ylim=c(max(val),min(val)),type='l',lwd=2, ...)
  if(length(tglist)>0){
    for(i in 1:length(tglist)){
      targetgene=tglist[i];
      tx=which(names(val)==targetgene);ty=val[targetgene];
      points(tx,ty,col=colors[(i %% length(colors)) ],cex=2,pch=20)
      # text(tx+50,ty,targetgene,col=colors[i])
    }
    legend('topright',tglist,pch=20,pt.cex = 2,cex=1,col=colors)
  }
}



plotrandvalues<-function(val,targetgenelist, ...){
  # choose the one with the best distance distribution
  
  mindiffvalue=0;
  randval=val;
  for(i in 1:20){
    randval0=sample(val)
    vindex=sort(which(names(randval0) %in% targetgenelist))
    if(max(vindex)>0.9*length(val)){
      # print('pass...')
      next;
    }
    mindiffind=min(diff(vindex));
    if (mindiffind > mindiffvalue){
      mindiffvalue=mindiffind;
      randval=randval0;
      # print(paste('Diff: ',mindiffvalue))
    }
  }
  plot(randval,log='y',ylim=c(max(randval),min(randval)),pch=20,col='grey', ...)
  
  if(length(targetgenelist)>0){
    for(i in 1:length(targetgenelist)){
      targetgene=targetgenelist[i];
      tx=which(names(randval)==targetgene);ty=randval[targetgene];
      points(tx,ty,col=colors[(i %% length(colors)) ],cex=2,pch=20)
      text(tx+50,ty,targetgene,col=colors[i])
    }
  }
  
}




# set.seed(1235)



pvec=gstable[,startindex]
names(pvec)=gstable[,'id']
pvec=sort(pvec);

plotrankedvalues(pvec,targetgenelist,xlab='Genes',ylab='RRA score',main=paste('Distribution of RRA scores in \\n',samplelabel))

# plotrandvalues(pvec,targetgenelist,xlab='Genes',ylab='RRA score',main=paste('Distribution of RRA scores in \\n',samplelabel))


pvec=gstable[,startindex+1]
names(pvec)=gstable[,'id']
pvec=sort(pvec);

plotrankedvalues(pvec,targetgenelist,xlab='Genes',ylab='p value',main=paste('Distribution of p values in \\n',samplelabel))

# plotrandvalues(pvec,targetgenelist,xlab='Genes',ylab='p value',main=paste('Distribution of p values in \\n',samplelabel))



# you need to write after this code:
# dev.off()






# parameters
# Do not modify the variables beginning with "__"
targetmat=list(c(201.7195288614657,157.9847368165626,169.0341732397356,1165.7204619560796,1241.9631425221153,1192.852065118023),c(330.6759419550456,291.66412950750015,338.0683464794712,1555.4831565810275,1519.8260828829953,1822.7573136418853),c(197.39696752872,200.51908903640637,191.17838807463545,613.6309700273778,660.1349855846362,528.2276296676484),c(376.0628359488754,382.80916997859396,253.18218961235505,2263.6561074556466,1943.356564705791,2447.702678319103))
targetgene="Irf8"
collabel=c("In.vitro_Pool.B..9.16._hEGFRv3.CAR_ET.1.10_rep1_1410..1411..1412..1413..1414..1415..1416..1417","In.vitro_Pool.B..9.16._hEGFRv3.CAR_ET.1.10_rep2_1410..1411..1412..1413..1414..1415..1416..1417","In.vitro_Pool.B..9.16._hEGFRv3.CAR_ET.1.10_rep3_1410..1411..1412..1413..1414..1415..1416..1417","In.vitro_Pool.B..9.16._mCD19.CAR_ET.1.10_rep1_1410..1411..1412..1413..1414..1415..1416..1417","In.vitro_Pool.B..9.16._mCD19.CAR_ET.1.10_rep2_1410..1411..1412..1413..1414..1415..1416..1417","In.vitro_Pool.B..9.16._mCD19.CAR_ET.1.10_rep3_1410..1411..1412..1413..1414..1415..1416..1417.x")

# set up color using RColorBrewer
#library(RColorBrewer)
#colors <- brewer.pal(length(targetgenelist), "Set1")

colors=c( "#E41A1C", "#377EB8", "#4DAF4A", "#984EA3", "#FF7F00",  "#A65628", "#F781BF",
          "#999999", "#66C2A5", "#FC8D62", "#8DA0CB", "#E78AC3", "#A6D854", "#FFD92F", "#E5C494", "#B3B3B3", 
          "#8DD3C7", "#FFFFB3", "#BEBADA", "#FB8072", "#80B1D3", "#FDB462", "#B3DE69", "#FCCDE5",
          "#D9D9D9", "#BC80BD", "#CCEBC5", "#FFED6F")


## code

targetmatvec=unlist(targetmat)+1
yrange=range(targetmatvec[targetmatvec>0]);
# yrange[1]=1; # set the minimum value to 1
for(i in 1:length(targetmat)){
  vali=targetmat[[i]]+1;
  if(i==1){
    plot(1:length(vali),vali,type='b',las=1,pch=20,main=paste('sgRNAs in',targetgene),ylab='Read counts',xlab='Samples',xlim=c(0.7,length(vali)+0.3),ylim = yrange,col=colors[(i %% length(colors))],xaxt='n',log='y')
    axis(1,at=1:length(vali),labels=(collabel),las=2)
    # lines(0:100,rep(1,101),col='black');
  }else{
    lines(1:length(vali),vali,type='b',pch=20,col=colors[(i %% length(colors))])
  }
}




# parameters
# Do not modify the variables beginning with "__"
targetmat=list(c(312.66526973527186,294.7022975232033,335.8539249959812,1146.0985414028787,1364.0544344988655,1450.7660251435414),c(283.12776729484295,331.1603137116408,321.8292556005446,819.6611358359887,986.8344427362163,622.4654227538955),c(226.93446996914892,220.77354247442722,175.67743769020555,812.525891998461,814.2226161483969,602.6258873673172),c(337.15978395416414,248.11705461575536,283.4459498867182,735.8220207450388,767.9121260882501,1031.6558401020739))
targetgene="Cnot8"
collabel=c("In.vitro_Pool.B..9.16._hEGFRv3.CAR_ET.1.10_rep1_1410..1411..1412..1413..1414..1415..1416..1417","In.vitro_Pool.B..9.16._hEGFRv3.CAR_ET.1.10_rep2_1410..1411..1412..1413..1414..1415..1416..1417","In.vitro_Pool.B..9.16._hEGFRv3.CAR_ET.1.10_rep3_1410..1411..1412..1413..1414..1415..1416..1417","In.vitro_Pool.B..9.16._mCD19.CAR_ET.1.10_rep1_1410..1411..1412..1413..1414..1415..1416..1417","In.vitro_Pool.B..9.16._mCD19.CAR_ET.1.10_rep2_1410..1411..1412..1413..1414..1415..1416..1417","In.vitro_Pool.B..9.16._mCD19.CAR_ET.1.10_rep3_1410..1411..1412..1413..1414..1415..1416..1417.x")

# set up color using RColorBrewer
#library(RColorBrewer)
#colors <- brewer.pal(length(targetgenelist), "Set1")

colors=c( "#E41A1C", "#377EB8", "#4DAF4A", "#984EA3", "#FF7F00",  "#A65628", "#F781BF",
          "#999999", "#66C2A5", "#FC8D62", "#8DA0CB", "#E78AC3", "#A6D854", "#FFD92F", "#E5C494", "#B3B3B3", 
          "#8DD3C7", "#FFFFB3", "#BEBADA", "#FB8072", "#80B1D3", "#FDB462", "#B3DE69", "#FCCDE5",
          "#D9D9D9", "#BC80BD", "#CCEBC5", "#FFED6F")


## code

targetmatvec=unlist(targetmat)+1
yrange=range(targetmatvec[targetmatvec>0]);
# yrange[1]=1; # set the minimum value to 1
for(i in 1:length(targetmat)){
  vali=targetmat[[i]]+1;
  if(i==1){
    plot(1:length(vali),vali,type='b',las=1,pch=20,main=paste('sgRNAs in',targetgene),ylab='Read counts',xlab='Samples',xlim=c(0.7,length(vali)+0.3),ylim = yrange,col=colors[(i %% length(colors))],xaxt='n',log='y')
    axis(1,at=1:length(vali),labels=(collabel),las=2)
    # lines(0:100,rep(1,101),col='black');
  }else{
    lines(1:length(vali),vali,type='b',pch=20,col=colors[(i %% length(colors))])
  }
}




# parameters
# Do not modify the variables beginning with "__"
targetmat=list(c(259.3536799647416,284.5750708041929,299.68504076564477,650.199094694707,735.9157875012398,677.024145066986),c(348.6866141748193,429.3944128860419,342.49718944645116,684.0915029229634,670.2390925068499,634.865132370507),c(353.009175507565,326.0967003521356,380.14235466578094,704.6053289558554,786.4363221123089,1041.575607795363),c(1168.5324136189192,962.0865383059902,997.2278080649903,1898.8667662620455,1952.6186627178204,2348.5050013862115))
targetgene="Ints10"
collabel=c("In.vitro_Pool.B..9.16._hEGFRv3.CAR_ET.1.10_rep1_1410..1411..1412..1413..1414..1415..1416..1417","In.vitro_Pool.B..9.16._hEGFRv3.CAR_ET.1.10_rep2_1410..1411..1412..1413..1414..1415..1416..1417","In.vitro_Pool.B..9.16._hEGFRv3.CAR_ET.1.10_rep3_1410..1411..1412..1413..1414..1415..1416..1417","In.vitro_Pool.B..9.16._mCD19.CAR_ET.1.10_rep1_1410..1411..1412..1413..1414..1415..1416..1417","In.vitro_Pool.B..9.16._mCD19.CAR_ET.1.10_rep2_1410..1411..1412..1413..1414..1415..1416..1417","In.vitro_Pool.B..9.16._mCD19.CAR_ET.1.10_rep3_1410..1411..1412..1413..1414..1415..1416..1417.x")

# set up color using RColorBrewer
#library(RColorBrewer)
#colors <- brewer.pal(length(targetgenelist), "Set1")

colors=c( "#E41A1C", "#377EB8", "#4DAF4A", "#984EA3", "#FF7F00",  "#A65628", "#F781BF",
          "#999999", "#66C2A5", "#FC8D62", "#8DA0CB", "#E78AC3", "#A6D854", "#FFD92F", "#E5C494", "#B3B3B3", 
          "#8DD3C7", "#FFFFB3", "#BEBADA", "#FB8072", "#80B1D3", "#FDB462", "#B3DE69", "#FCCDE5",
          "#D9D9D9", "#BC80BD", "#CCEBC5", "#FFED6F")


## code

targetmatvec=unlist(targetmat)+1
yrange=range(targetmatvec[targetmatvec>0]);
# yrange[1]=1; # set the minimum value to 1
for(i in 1:length(targetmat)){
  vali=targetmat[[i]]+1;
  if(i==1){
    plot(1:length(vali),vali,type='b',las=1,pch=20,main=paste('sgRNAs in',targetgene),ylab='Read counts',xlab='Samples',xlim=c(0.7,length(vali)+0.3),ylim = yrange,col=colors[(i %% length(colors))],xaxt='n',log='y')
    axis(1,at=1:length(vali),labels=(collabel),las=2)
    # lines(0:100,rep(1,101),col='black');
  }else{
    lines(1:length(vali),vali,type='b',pch=20,col=colors[(i %% length(colors))])
  }
}




# parameters
# Do not modify the variables beginning with "__"
targetmat=list(c(376.7832628376663,394.9618420414065,338.8064869739678,559.2247357662295,685.3952528901707,848.1401377762243),c(293.93417062670716,258.2442813347658,246.5389251618851,519.9808946598274,503.52132829032195,726.6229835334318),c(282.407340406052,296.72774286700536,341.02090845745784,514.6294617816817,658.4509677642671,597.6660035206726),c(613.8037092498885,756.5038359100786,680.5655359259223,1909.569632018337,1597.2909026199677,2006.273015967735))
targetgene="E130309D02Rik"
collabel=c("In.vitro_Pool.B..9.16._hEGFRv3.CAR_ET.1.10_rep1_1410..1411..1412..1413..1414..1415..1416..1417","In.vitro_Pool.B..9.16._hEGFRv3.CAR_ET.1.10_rep2_1410..1411..1412..1413..1414..1415..1416..1417","In.vitro_Pool.B..9.16._hEGFRv3.CAR_ET.1.10_rep3_1410..1411..1412..1413..1414..1415..1416..1417","In.vitro_Pool.B..9.16._mCD19.CAR_ET.1.10_rep1_1410..1411..1412..1413..1414..1415..1416..1417","In.vitro_Pool.B..9.16._mCD19.CAR_ET.1.10_rep2_1410..1411..1412..1413..1414..1415..1416..1417","In.vitro_Pool.B..9.16._mCD19.CAR_ET.1.10_rep3_1410..1411..1412..1413..1414..1415..1416..1417.x")

# set up color using RColorBrewer
#library(RColorBrewer)
#colors <- brewer.pal(length(targetgenelist), "Set1")

colors=c( "#E41A1C", "#377EB8", "#4DAF4A", "#984EA3", "#FF7F00",  "#A65628", "#F781BF",
          "#999999", "#66C2A5", "#FC8D62", "#8DA0CB", "#E78AC3", "#A6D854", "#FFD92F", "#E5C494", "#B3B3B3", 
          "#8DD3C7", "#FFFFB3", "#BEBADA", "#FB8072", "#80B1D3", "#FDB462", "#B3DE69", "#FCCDE5",
          "#D9D9D9", "#BC80BD", "#CCEBC5", "#FFED6F")


## code

targetmatvec=unlist(targetmat)+1
yrange=range(targetmatvec[targetmatvec>0]);
# yrange[1]=1; # set the minimum value to 1
for(i in 1:length(targetmat)){
  vali=targetmat[[i]]+1;
  if(i==1){
    plot(1:length(vali),vali,type='b',las=1,pch=20,main=paste('sgRNAs in',targetgene),ylab='Read counts',xlab='Samples',xlim=c(0.7,length(vali)+0.3),ylim = yrange,col=colors[(i %% length(colors))],xaxt='n',log='y')
    axis(1,at=1:length(vali),labels=(collabel),las=2)
    # lines(0:100,rep(1,101),col='black');
  }else{
    lines(1:length(vali),vali,type='b',pch=20,col=colors[(i %% length(colors))])
  }
}




# parameters
# Do not modify the variables beginning with "__"
targetmat=list(c(937.9958092058156,1030.951679995261,893.8881388354577,2301.1161376026666,1961.8807607298497,2589.059367948474),c(323.47167306713607,303.8168015703127,248.0152061508784,621.6581193445965,660.1349855846362,543.1072812075822),c(261.5149606311145,230.90076919343764,302.6376027436314,672.4967316869809,462.2628916912822,495.9883846644586),c(564.814680812104,509.39950396622424,532.9374370265899,909.7435892847752,808.3285537771055,1006.8564208688509))
targetgene="Edc4"
collabel=c("In.vitro_Pool.B..9.16._hEGFRv3.CAR_ET.1.10_rep1_1410..1411..1412..1413..1414..1415..1416..1417","In.vitro_Pool.B..9.16._hEGFRv3.CAR_ET.1.10_rep2_1410..1411..1412..1413..1414..1415..1416..1417","In.vitro_Pool.B..9.16._hEGFRv3.CAR_ET.1.10_rep3_1410..1411..1412..1413..1414..1415..1416..1417","In.vitro_Pool.B..9.16._mCD19.CAR_ET.1.10_rep1_1410..1411..1412..1413..1414..1415..1416..1417","In.vitro_Pool.B..9.16._mCD19.CAR_ET.1.10_rep2_1410..1411..1412..1413..1414..1415..1416..1417","In.vitro_Pool.B..9.16._mCD19.CAR_ET.1.10_rep3_1410..1411..1412..1413..1414..1415..1416..1417.x")

# set up color using RColorBrewer
#library(RColorBrewer)
#colors <- brewer.pal(length(targetgenelist), "Set1")

colors=c( "#E41A1C", "#377EB8", "#4DAF4A", "#984EA3", "#FF7F00",  "#A65628", "#F781BF",
          "#999999", "#66C2A5", "#FC8D62", "#8DA0CB", "#E78AC3", "#A6D854", "#FFD92F", "#E5C494", "#B3B3B3", 
          "#8DD3C7", "#FFFFB3", "#BEBADA", "#FB8072", "#80B1D3", "#FDB462", "#B3DE69", "#FCCDE5",
          "#D9D9D9", "#BC80BD", "#CCEBC5", "#FFED6F")


## code

targetmatvec=unlist(targetmat)+1
yrange=range(targetmatvec[targetmatvec>0]);
# yrange[1]=1; # set the minimum value to 1
for(i in 1:length(targetmat)){
  vali=targetmat[[i]]+1;
  if(i==1){
    plot(1:length(vali),vali,type='b',las=1,pch=20,main=paste('sgRNAs in',targetgene),ylab='Read counts',xlab='Samples',xlim=c(0.7,length(vali)+0.3),ylim = yrange,col=colors[(i %% length(colors))],xaxt='n',log='y')
    axis(1,at=1:length(vali),labels=(collabel),las=2)
    # lines(0:100,rep(1,101),col='black');
  }else{
    lines(1:length(vali),vali,type='b',pch=20,col=colors[(i %% length(colors))])
  }
}




# parameters
# Do not modify the variables beginning with "__"
targetmat=list(c(1200.9516236145118,1132.2239471853652,1063.6604525696898,1391.3725483178916,1506.3539403200434,1773.1584751754394),c(559.0512657017764,555.9847468736722,612.6566104322294,587.7657111163401,852.9550260168832,843.1802539295796),c(404.8799115005133,422.3053541827346,445.0987181814872,668.0372042885261,578.4601212967411,726.6229835334318),c(240.62258085617697,327.10942302403663,239.15752021691847,415.62795353598557,462.2628916912822,657.1846096804077))
targetgene="Hcfc2"
collabel=c("In.vitro_Pool.B..9.16._hEGFRv3.CAR_ET.1.10_rep1_1410..1411..1412..1413..1414..1415..1416..1417","In.vitro_Pool.B..9.16._hEGFRv3.CAR_ET.1.10_rep2_1410..1411..1412..1413..1414..1415..1416..1417","In.vitro_Pool.B..9.16._hEGFRv3.CAR_ET.1.10_rep3_1410..1411..1412..1413..1414..1415..1416..1417","In.vitro_Pool.B..9.16._mCD19.CAR_ET.1.10_rep1_1410..1411..1412..1413..1414..1415..1416..1417","In.vitro_Pool.B..9.16._mCD19.CAR_ET.1.10_rep2_1410..1411..1412..1413..1414..1415..1416..1417","In.vitro_Pool.B..9.16._mCD19.CAR_ET.1.10_rep3_1410..1411..1412..1413..1414..1415..1416..1417.x")

# set up color using RColorBrewer
#library(RColorBrewer)
#colors <- brewer.pal(length(targetgenelist), "Set1")

colors=c( "#E41A1C", "#377EB8", "#4DAF4A", "#984EA3", "#FF7F00",  "#A65628", "#F781BF",
          "#999999", "#66C2A5", "#FC8D62", "#8DA0CB", "#E78AC3", "#A6D854", "#FFD92F", "#E5C494", "#B3B3B3", 
          "#8DD3C7", "#FFFFB3", "#BEBADA", "#FB8072", "#80B1D3", "#FDB462", "#B3DE69", "#FCCDE5",
          "#D9D9D9", "#BC80BD", "#CCEBC5", "#FFED6F")


## code

targetmatvec=unlist(targetmat)+1
yrange=range(targetmatvec[targetmatvec>0]);
# yrange[1]=1; # set the minimum value to 1
for(i in 1:length(targetmat)){
  vali=targetmat[[i]]+1;
  if(i==1){
    plot(1:length(vali),vali,type='b',las=1,pch=20,main=paste('sgRNAs in',targetgene),ylab='Read counts',xlab='Samples',xlim=c(0.7,length(vali)+0.3),ylim = yrange,col=colors[(i %% length(colors))],xaxt='n',log='y')
    axis(1,at=1:length(vali),labels=(collabel),las=2)
    # lines(0:100,rep(1,101),col='black');
  }else{
    lines(1:length(vali),vali,type='b',pch=20,col=colors[(i %% length(colors))])
  }
}




# parameters
# Do not modify the variables beginning with "__"
targetmat=list(c(597.9543176964877,754.4783905662765,752.1651638920986,1105.0708893370947,1071.0353337546649,1076.2947947218752),c(636.8573696911989,607.6336031406254,742.5693374636419,887.4459522925014,924.5257833825644,1051.4953754886521),c(447.38509793917933,464.8397064025784,411.14425543464074,617.1985919461416,737.5998053216088,669.5843192970191),c(773.0180516726882,860.814271115886,880.6016099345177,1277.2086469174492,1211.6508217554738,835.7404281596127))
targetgene="Dgkd"
collabel=c("In.vitro_Pool.B..9.16._hEGFRv3.CAR_ET.1.10_rep1_1410..1411..1412..1413..1414..1415..1416..1417","In.vitro_Pool.B..9.16._hEGFRv3.CAR_ET.1.10_rep2_1410..1411..1412..1413..1414..1415..1416..1417","In.vitro_Pool.B..9.16._hEGFRv3.CAR_ET.1.10_rep3_1410..1411..1412..1413..1414..1415..1416..1417","In.vitro_Pool.B..9.16._mCD19.CAR_ET.1.10_rep1_1410..1411..1412..1413..1414..1415..1416..1417","In.vitro_Pool.B..9.16._mCD19.CAR_ET.1.10_rep2_1410..1411..1412..1413..1414..1415..1416..1417","In.vitro_Pool.B..9.16._mCD19.CAR_ET.1.10_rep3_1410..1411..1412..1413..1414..1415..1416..1417.x")

# set up color using RColorBrewer
#library(RColorBrewer)
#colors <- brewer.pal(length(targetgenelist), "Set1")

colors=c( "#E41A1C", "#377EB8", "#4DAF4A", "#984EA3", "#FF7F00",  "#A65628", "#F781BF",
          "#999999", "#66C2A5", "#FC8D62", "#8DA0CB", "#E78AC3", "#A6D854", "#FFD92F", "#E5C494", "#B3B3B3", 
          "#8DD3C7", "#FFFFB3", "#BEBADA", "#FB8072", "#80B1D3", "#FDB462", "#B3DE69", "#FCCDE5",
          "#D9D9D9", "#BC80BD", "#CCEBC5", "#FFED6F")


## code

targetmatvec=unlist(targetmat)+1
yrange=range(targetmatvec[targetmatvec>0]);
# yrange[1]=1; # set the minimum value to 1
for(i in 1:length(targetmat)){
  vali=targetmat[[i]]+1;
  if(i==1){
    plot(1:length(vali),vali,type='b',las=1,pch=20,main=paste('sgRNAs in',targetgene),ylab='Read counts',xlab='Samples',xlim=c(0.7,length(vali)+0.3),ylim = yrange,col=colors[(i %% length(colors))],xaxt='n',log='y')
    axis(1,at=1:length(vali),labels=(collabel),las=2)
    # lines(0:100,rep(1,101),col='black');
  }else{
    lines(1:length(vali),vali,type='b',pch=20,col=colors[(i %% length(colors))])
  }
}




# parameters
# Do not modify the variables beginning with "__"
targetmat=list(c(524.4707750398109,635.9898379538546,507.8406602137034,1052.4484660353282,1190.6005990008616,885.3392666260586),c(494.93327259938195,469.9033197620836,535.1518585100799,1153.2337852404062,1286.5896147618928,1490.4450959166982),c(172.1820264210368,194.4427530050001,197.8216525251054,492.3318247894078,479.1030698949719,565.4267585174828),c(95.09634932040527,88.10687245539067,84.14801637261947,167.67823018189975,209.66021863593673,171.1159927092382))
targetgene="Cnot9"
collabel=c("In.vitro_Pool.B..9.16._hEGFRv3.CAR_ET.1.10_rep1_1410..1411..1412..1413..1414..1415..1416..1417","In.vitro_Pool.B..9.16._hEGFRv3.CAR_ET.1.10_rep2_1410..1411..1412..1413..1414..1415..1416..1417","In.vitro_Pool.B..9.16._hEGFRv3.CAR_ET.1.10_rep3_1410..1411..1412..1413..1414..1415..1416..1417","In.vitro_Pool.B..9.16._mCD19.CAR_ET.1.10_rep1_1410..1411..1412..1413..1414..1415..1416..1417","In.vitro_Pool.B..9.16._mCD19.CAR_ET.1.10_rep2_1410..1411..1412..1413..1414..1415..1416..1417","In.vitro_Pool.B..9.16._mCD19.CAR_ET.1.10_rep3_1410..1411..1412..1413..1414..1415..1416..1417.x")

# set up color using RColorBrewer
#library(RColorBrewer)
#colors <- brewer.pal(length(targetgenelist), "Set1")

colors=c( "#E41A1C", "#377EB8", "#4DAF4A", "#984EA3", "#FF7F00",  "#A65628", "#F781BF",
          "#999999", "#66C2A5", "#FC8D62", "#8DA0CB", "#E78AC3", "#A6D854", "#FFD92F", "#E5C494", "#B3B3B3", 
          "#8DD3C7", "#FFFFB3", "#BEBADA", "#FB8072", "#80B1D3", "#FDB462", "#B3DE69", "#FCCDE5",
          "#D9D9D9", "#BC80BD", "#CCEBC5", "#FFED6F")


## code

targetmatvec=unlist(targetmat)+1
yrange=range(targetmatvec[targetmatvec>0]);
# yrange[1]=1; # set the minimum value to 1
for(i in 1:length(targetmat)){
  vali=targetmat[[i]]+1;
  if(i==1){
    plot(1:length(vali),vali,type='b',las=1,pch=20,main=paste('sgRNAs in',targetgene),ylab='Read counts',xlab='Samples',xlim=c(0.7,length(vali)+0.3),ylim = yrange,col=colors[(i %% length(colors))],xaxt='n',log='y')
    axis(1,at=1:length(vali),labels=(collabel),las=2)
    # lines(0:100,rep(1,101),col='black');
  }else{
    lines(1:length(vali),vali,type='b',pch=20,col=colors[(i %% length(colors))])
  }
}




# parameters
# Do not modify the variables beginning with "__"
targetmat=list(c(375.34240906008444,362.5547165405731,405.23913147866745,548.521870009938,513.6254352125358,756.3822866132994),c(493.4924188218,478.00510113729194,550.6528088945098,842.8506783079536,849.5869903761452,748.9424608433325),c(256.4719724095778,247.1043319438543,346.18789191893444,500.35897410662636,468.15695406257356,543.1072812075822),c(968.2537385350354,899.2977326481255,859.9336760886112,1321.803920901997,1326.1640335405637,1775.6384170987617))
targetgene="Zfp36l2"
collabel=c("In.vitro_Pool.B..9.16._hEGFRv3.CAR_ET.1.10_rep1_1410..1411..1412..1413..1414..1415..1416..1417","In.vitro_Pool.B..9.16._hEGFRv3.CAR_ET.1.10_rep2_1410..1411..1412..1413..1414..1415..1416..1417","In.vitro_Pool.B..9.16._hEGFRv3.CAR_ET.1.10_rep3_1410..1411..1412..1413..1414..1415..1416..1417","In.vitro_Pool.B..9.16._mCD19.CAR_ET.1.10_rep1_1410..1411..1412..1413..1414..1415..1416..1417","In.vitro_Pool.B..9.16._mCD19.CAR_ET.1.10_rep2_1410..1411..1412..1413..1414..1415..1416..1417","In.vitro_Pool.B..9.16._mCD19.CAR_ET.1.10_rep3_1410..1411..1412..1413..1414..1415..1416..1417.x")

# set up color using RColorBrewer
#library(RColorBrewer)
#colors <- brewer.pal(length(targetgenelist), "Set1")

colors=c( "#E41A1C", "#377EB8", "#4DAF4A", "#984EA3", "#FF7F00",  "#A65628", "#F781BF",
          "#999999", "#66C2A5", "#FC8D62", "#8DA0CB", "#E78AC3", "#A6D854", "#FFD92F", "#E5C494", "#B3B3B3", 
          "#8DD3C7", "#FFFFB3", "#BEBADA", "#FB8072", "#80B1D3", "#FDB462", "#B3DE69", "#FCCDE5",
          "#D9D9D9", "#BC80BD", "#CCEBC5", "#FFED6F")


## code

targetmatvec=unlist(targetmat)+1
yrange=range(targetmatvec[targetmatvec>0]);
# yrange[1]=1; # set the minimum value to 1
for(i in 1:length(targetmat)){
  vali=targetmat[[i]]+1;
  if(i==1){
    plot(1:length(vali),vali,type='b',las=1,pch=20,main=paste('sgRNAs in',targetgene),ylab='Read counts',xlab='Samples',xlim=c(0.7,length(vali)+0.3),ylim = yrange,col=colors[(i %% length(colors))],xaxt='n',log='y')
    axis(1,at=1:length(vali),labels=(collabel),las=2)
    # lines(0:100,rep(1,101),col='black');
  }else{
    lines(1:length(vali),vali,type='b',pch=20,col=colors[(i %% length(colors))])
  }
}




# parameters
# Do not modify the variables beginning with "__"
targetmat=list(c(1275.1555931599796,1324.6412548465632,1324.9621876215083,2088.8426334362193,2000.613170598336,2321.225640229666),c(539.5997397044208,394.9618420414065,424.43078433558065,430.79034669073184,607.9304331531981,734.0628093033987),c(1110.1778356268524,1088.6768722936204,1135.260080535866,1714.2423319660177,1518.9840739728106,1368.9279416739057),c(485.5677230450996,582.3155363430993,459.12338757692373,1031.9346400024363,1010.4106922213819,840.7003120062574))
targetgene="Dcp1a"
collabel=c("In.vitro_Pool.B..9.16._hEGFRv3.CAR_ET.1.10_rep1_1410..1411..1412..1413..1414..1415..1416..1417","In.vitro_Pool.B..9.16._hEGFRv3.CAR_ET.1.10_rep2_1410..1411..1412..1413..1414..1415..1416..1417","In.vitro_Pool.B..9.16._hEGFRv3.CAR_ET.1.10_rep3_1410..1411..1412..1413..1414..1415..1416..1417","In.vitro_Pool.B..9.16._mCD19.CAR_ET.1.10_rep1_1410..1411..1412..1413..1414..1415..1416..1417","In.vitro_Pool.B..9.16._mCD19.CAR_ET.1.10_rep2_1410..1411..1412..1413..1414..1415..1416..1417","In.vitro_Pool.B..9.16._mCD19.CAR_ET.1.10_rep3_1410..1411..1412..1413..1414..1415..1416..1417.x")

# set up color using RColorBrewer
#library(RColorBrewer)
#colors <- brewer.pal(length(targetgenelist), "Set1")

colors=c( "#E41A1C", "#377EB8", "#4DAF4A", "#984EA3", "#FF7F00",  "#A65628", "#F781BF",
          "#999999", "#66C2A5", "#FC8D62", "#8DA0CB", "#E78AC3", "#A6D854", "#FFD92F", "#E5C494", "#B3B3B3", 
          "#8DD3C7", "#FFFFB3", "#BEBADA", "#FB8072", "#80B1D3", "#FDB462", "#B3DE69", "#FCCDE5",
          "#D9D9D9", "#BC80BD", "#CCEBC5", "#FFED6F")


## code

targetmatvec=unlist(targetmat)+1
yrange=range(targetmatvec[targetmatvec>0]);
# yrange[1]=1; # set the minimum value to 1
for(i in 1:length(targetmat)){
  vali=targetmat[[i]]+1;
  if(i==1){
    plot(1:length(vali),vali,type='b',las=1,pch=20,main=paste('sgRNAs in',targetgene),ylab='Read counts',xlab='Samples',xlim=c(0.7,length(vali)+0.3),ylim = yrange,col=colors[(i %% length(colors))],xaxt='n',log='y')
    axis(1,at=1:length(vali),labels=(collabel),las=2)
    # lines(0:100,rep(1,101),col='black');
  }else{
    lines(1:length(vali),vali,type='b',pch=20,col=colors[(i %% length(colors))])
  }
}



dev.off()
Sweave("invitro.poolB_mCD19.CAR_ET.1.10_v_hEGFRv3.CAR_ET.1.10_summary.Rnw");
library(tools);

texi2dvi("invitro.poolB_mCD19.CAR_ET.1.10_v_hEGFRv3.CAR_ET.1.10_summary.tex",pdf=TRUE);
